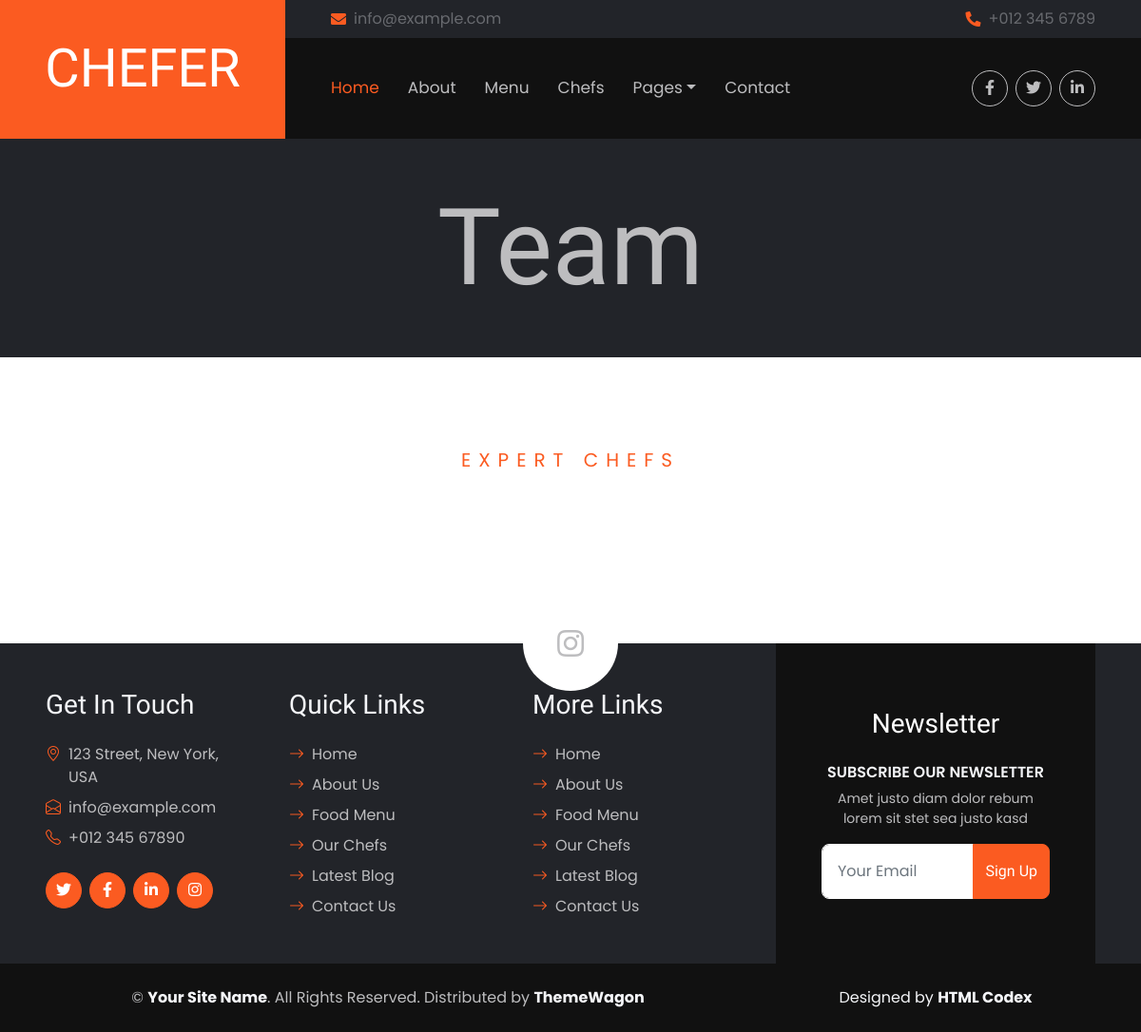
Before: /team/ with the older database file.
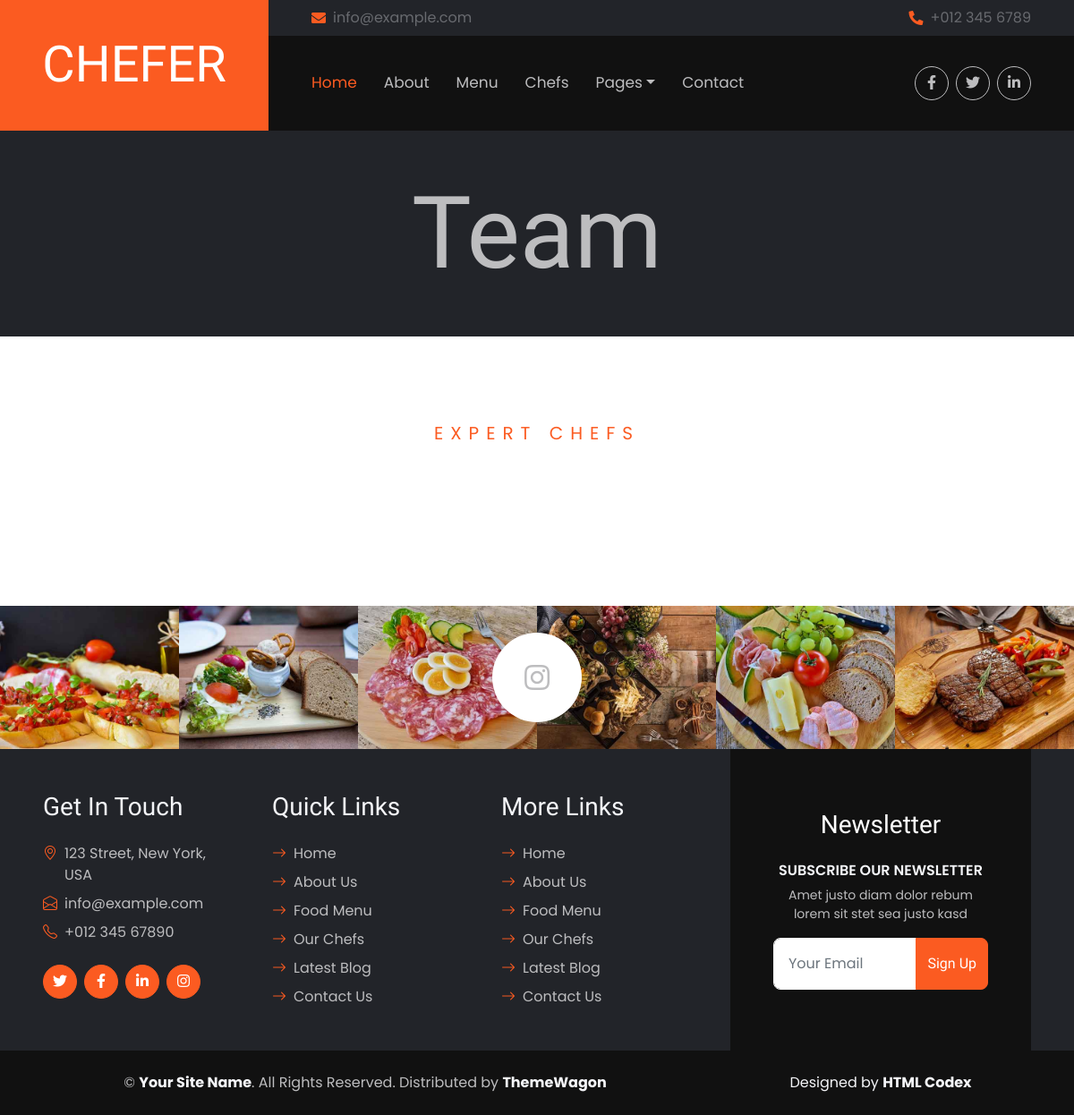
After: the same page with the newer database file.
### core/models.py (models this page shows, shortened)
class InstagramImage(models.Model):
    image = models.ImageField(upload_to='instagram/')
    created_at = models.DateTimeField(auto_now_add=True)
    link = models.URLField(blank=True, null=True)

### core/views.py (the view)
# urls.py: path('team/', team, name='team'),
def team(request):
    team_members = get_cached_data(TeamMember, 'team_members')
    context = {
        'team_members': team_members,
        'page_title': 'Team',
    }
    return render(request, 'team.html', context)

### core/context_processors.py (called while the page is built)
def instagram_context(request):
    instagram_images = InstagramImage.objects.all()[:8]
    instagram_link = "https://www.instagram.com/"
    return {
        'instagram_images': instagram_images,
        'instagram_link': instagram_link,
    }

### core/views.py (called while the page is built)
def get_cached_data(model_class, cache_key, limit=None, **kwargs):
    full_cache_key = f"{cache_key}_{limit}" if limit else cache_key
    data = cache.get(full_cache_key)
    if not data:
        data = model_class.objects.filter(**kwargs)
        if limit:
            data = data[:limit]
        cache.set(full_cache_key, data, 60 * 15)  # Кэш на 15 минут
    return data

### core/templates/team.html
{% extends 'base.html' %}
{% load static %}
{% block content %}
    {% include "includes/team_section.html" %}
{% endblock content %}

### core/templates/includes/insta.html
{% load static %}
<div class="container-fluid position-relative instagram p-0 mt-5">
    <a
        href="{{ instagram_link }}"
        class="d-flex align-items-center justify-content-center position-absolute top-50 start-50 translate-middle bg-white rounded-circle"
        style="width: 100px; height: 100px; z-index: 1;"
    >
        <i class="fab fa-instagram fa-2x text-secondary"></i>
    </a>
    <div class="row g-0">
        {% for image in instagram_images %}
        <div class="col-lg-2 col-md-3 col-sm-4 wow fadeIn bg-dark text-red" data-wow-delay="0.{{ forloop.counter }}s">
            <a href="{{ image.link|default:instagram_link }}" target="_blank">
                <img class="img-fluid" src="{{ image.image.url }}" alt="Instagram Image">
            </a>
        </div>
        {% endfor %}
    </div>
</div>

Changed rows visible on the page:
added InstagramImage: image (picture)
added InstagramImage: image (picture)
added InstagramImage: image (picture)
added InstagramImage: image (picture)
added InstagramImage: image (picture)
added InstagramImage: image (picture)
